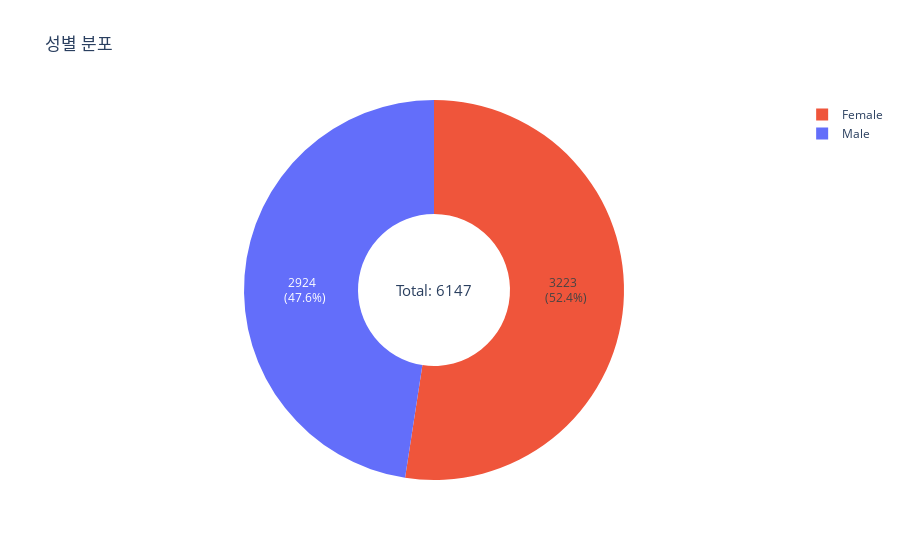

Write notebook code for a chart like this one.
### Markdown cell above
환자 성별 및 나이 분포

### Code cell
table_name = "person"
person = pd.read_csv(os.path.join(cdm_path, table_name + ".csv"))

gender_counts = person["gender_source_value"].value_counts()
total_count = gender_counts.sum()
gender_percentages = (gender_counts / total_count * 100),round(2)

colors = ["ef553b", "636efa"]
labels = ["Male", "Female"]  # 변경하고 싶은 라벨 이름

label_map = {'M': 'Male', 'F': 'Female'}  # 실제 코드에 따라 수정 필요
mapped_labels = [label_map[label] for label in gender_counts.index]

# 도넛 차트 생성
fig = go.Figure(data = [go.Pie(labels=mapped_labels, values=gender_counts.values,
                               hole=0.4, # 중앙의 구멍 크기
                               textinfo="label+value+percent", # 라벨과 비율 정보 표시
                               texttemplate="%{value} <br> (%{percent})",
                               insidetextorientation='radial', # 텍스트 방향
                               marker_colors = colors # 색상 설정
                               )])

# 도넛 차트 중앙에 전체 명수 표시
fig.update_traces(textposition='inside', textinfo='none')
fig.update_layout(
    title_text="성별 분포",
    annotations=[{
        "font": {"size": 15},
        "showarrow": False,
        "text": f"Total: {total_count}", # 중앙에 표시할 텍스트
        "x": 0.5,
        "y": 0.5
    }]
)

# 그래프 표시
fig.show()

### Figure 1 — Plotly figure (JSON) as saved in the notebook; plotly's stock layout.template omitted (floating-point values rounded to 4 significant figures)
{"data": [{"hole": 0.4, "insidetextorientation": "radial", "labels": ["Female", "Male"], "marker": {"colors": ["ef553b", "636efa"]}, "textinfo": "none", "textposition": "inside", "texttemplate": "%{value} <br> (%{percent})", "type": "pie", "values": [3223, 2924]}], "layout": {"annotations": [{"font": {"size": 15}, "showarrow": false, "text": "Total: 6147", "x": 0.5, "y": 0.5}], "title": {"text": "성별 분포"}}}
